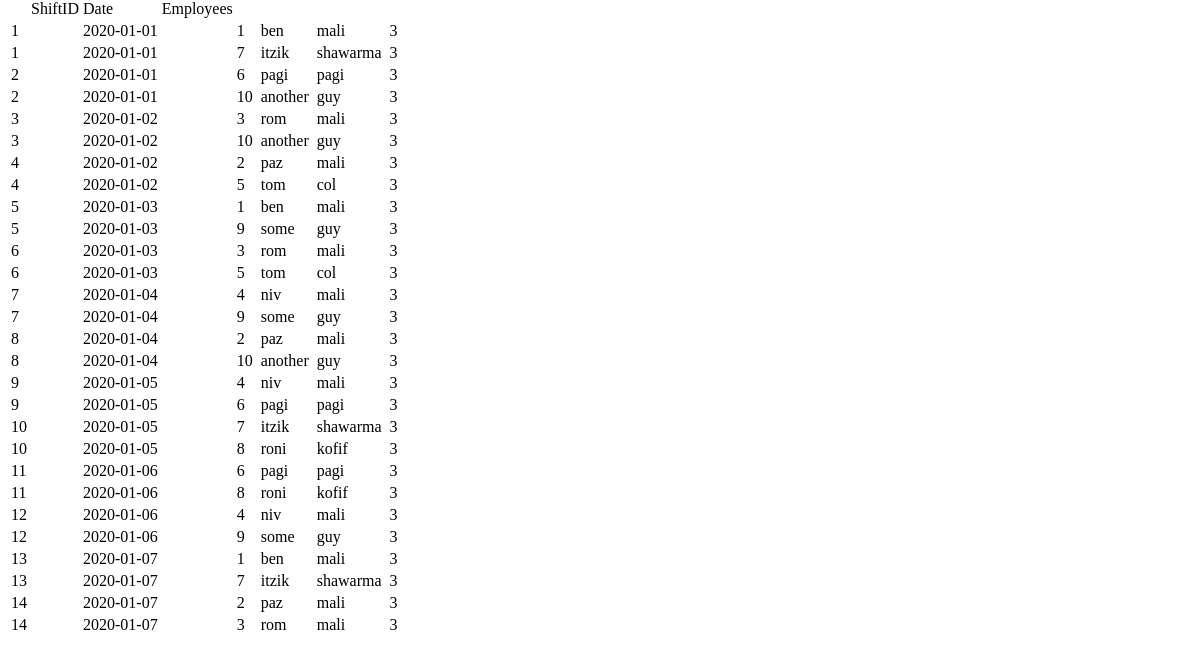
The page /restore_shifts (lower part) on the database as committed earlier.
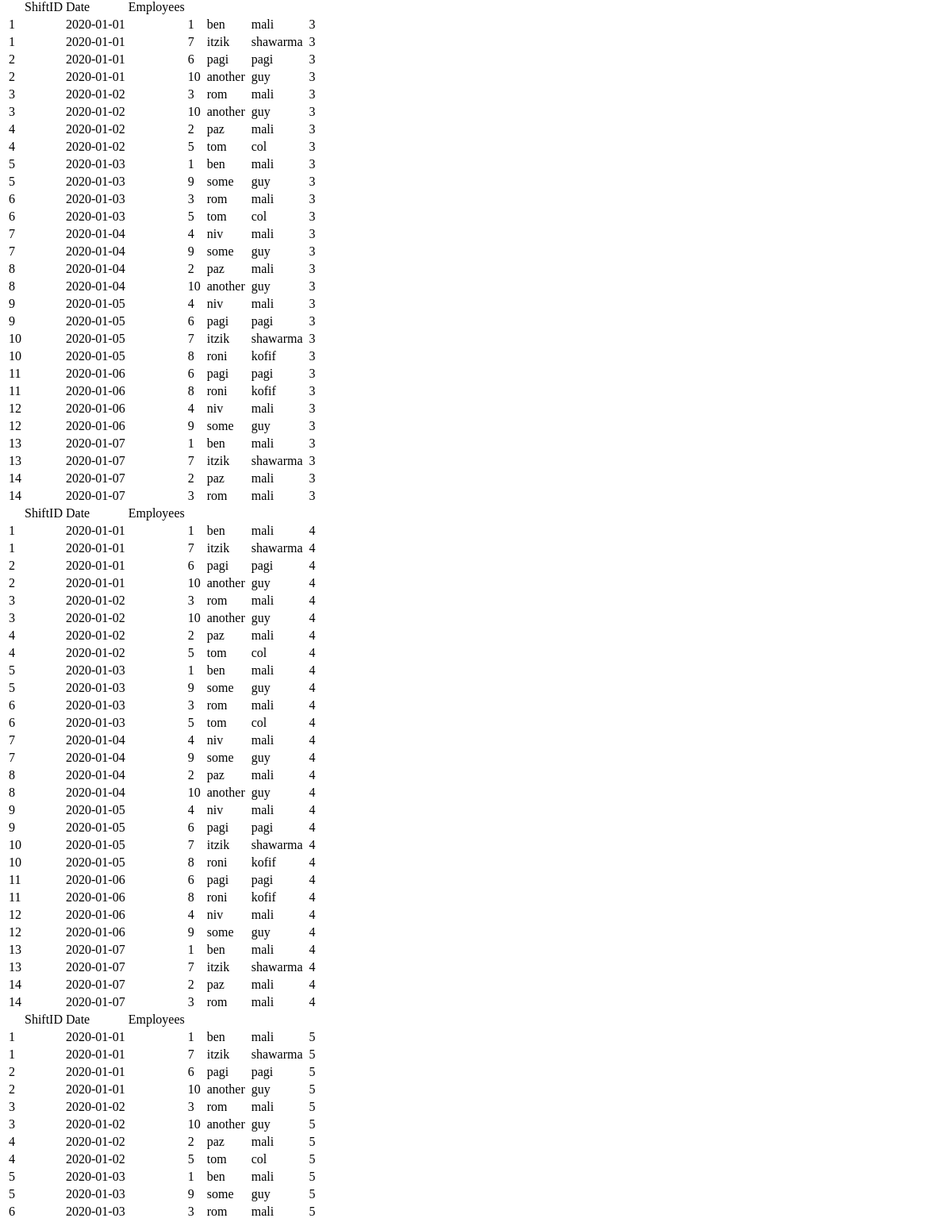
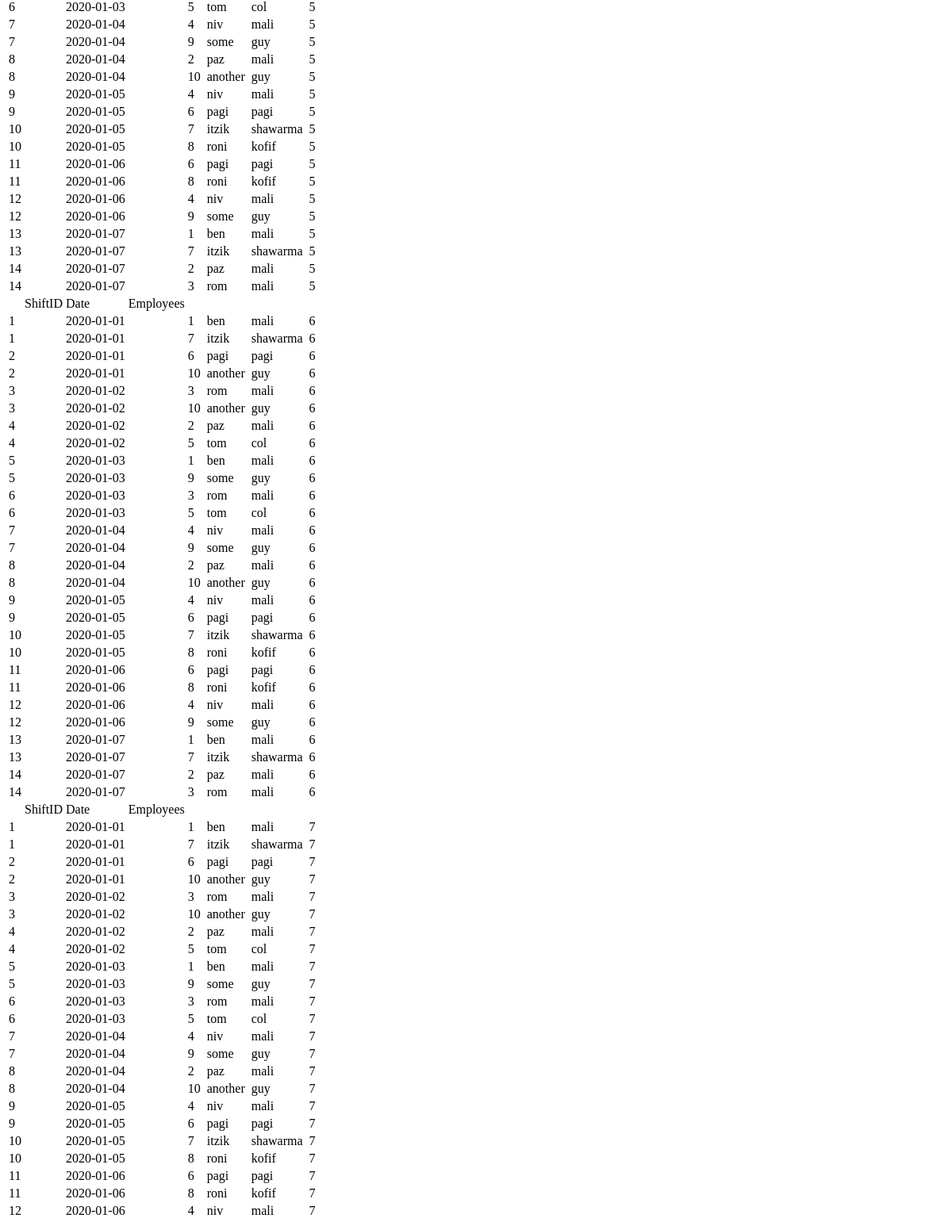
The same page on the database as committed later (2 pictures, top to bottom).
### tables this page shows
CREATE TABLE Employees_in_Shift
                            (
                              shift_id INT NOT NULL,
                              employee_id INT NOT NULL,
                              solution INT NOT NULL,
                              PRIMARY KEY (employee_id, shift_id,solution)
                            );

CREATE TABLE Shift
                            (
                              org_id INT NOT NULL,  
                              shift_id INT NOT NULL,
                              start_time DATE NOT NULL,
                              date DATE NOT NULL,
                              num_bartenders INT NOT NULL,
                              num_waitresses INT NOT NULL,
                              tip DOUBLE,
                              PRIMARY KEY (org_id,shift_id)
                            );

CREATE TABLE Employee
                            (
                              employee_id INT NOT NULL,
                              first_name VARCHAR(50) NOT NULL,
                              last_name VARCHAR(50) NOT NULL,
                              PRIMARY KEY (employee_id)
                            );

### backend/restore_shifts.py (the view)
@restore_shiftsBP.route("/restore_shifts", methods=["GET"])
def restore_shifts():
    if request.method == "GET":
        org_id=1
        start_date= "2020-01-01"
        end_date = "2020-01-07"
        data = db.restore_solutions_by_date(org_id,start_date,end_date)
        solutions = []
        sol = []
        current_sol = 1
        for i in range(len(data)):
            if data[i][5] == current_sol:
                sol.append(data[i])
            else:
                solutions.append(sol)
                sol = []
                sol.append(data[i])
                current_sol += 1
        solutions.append(sol)
        params = {"solutions":solutions}
        return render_template("restore_shifts.html",params=params)

### DB.py (called while the page is built)
    def check_for_db(self):
        path = str(Path(os.getcwd()).parent)
        if not os.path.isfile(path+"/"+self.name):
            return os.path.isfile(self.name)
        return True

### templates/restore_shifts.html (shortened to what this page needs)
<!DOCTYPE html>
<html lang="en">
<head>
</head>
<body>
<br>
<table class="courses_table">
            {% if params != {} %}
                {% for solution in params["solutions"] %}
                    <thead>
                        <tr>
                            <td></td>
                            <td>ShiftID</td>
                            <td>Date</td>
                            <td>Employees</td>
                        </tr>
                    </thead>
                    {% for i in range(solution|length) %}
                            <tr>
                                {% for j in range(6) %}
                                    <td>{{solution[i][j]}}</td>
                                <td>  </td>
                                {% endfor %}
                            </tr>
                    {% endfor %}
                {% endfor %}
            {% endif %}
    </table>
</body>
</html>

Rows that differ between the two databases and show on the page:
added Employees_in_Shift: shift_id "1" "2020-01-01" "1" "ben" "mali" "4" "1" "2020-01-01" "7" "itzik" "shawarma" "4" "2" "2020-01-01" "6" "pagi" "pagi" "4" "2" "2020-01-01" "10" "another" "guy" "4" "3" "2020-01-02" "3" "rom" "mali" "4" "3" "2020-01-02" "10" "another" "guy" "4" "4" "2020-01-02" "2" "paz" "mali" "4" "4" "2020-01-02" "5" "tom" "col" "4" "5" "2020-01-03" "1" "ben" "mali" "4" "5" "2020-01-03" "9" "some" "guy" "4" "6" "2020-01-03" "3" "rom" "mali" "4" "6" "2020-01-03" "5" "tom" "col" "4" "7" "2020-01-04" "4" "niv" "mali" "4" "7" "2020-01-04" "9" "some" "guy" "4" "8" "2020-01-04" "2" "paz" "mali" "4" "8" "2020-01-04" "10" "another" "guy" "4" "9" "2020-01-05" "4" "niv" "mali" "4" "9" "2020-01-05" "6" "pagi" "pagi" "4" "10" "2020-01-05" "7" "itzik" "shawarma" "4" "10" "2020-01-05" "8" "roni" "kofif" "4" "11" "2020-01-06" "6" "pagi" "pagi" "4" "11" "2020-01-06" "8" "roni" "kofif" "4" "12" "2020-01-06" "4" "niv" "mali" "4" "12" "2020-01-06" "9" "some" "guy" "4" "13" "2020-01-07" "1" "ben" "mali" "4" "13" "2020-01-07" "7" "itzik" "shawarma" "4" "14" "2020-01-07" "2" "paz" "mali" "4" "14" "2020-01-07" "3" "rom" "mali" "4"
added Employees_in_Shift: shift_id "1" "2020-01-01" "1" "ben" "mali" "5" "1" "2020-01-01" "7" "itzik" "shawarma" "5" "2" "2020-01-01" "6" "pagi" "pagi" "5" "2" "2020-01-01" "10" "another" "guy" "5" "3" "2020-01-02" "3" "rom" "mali" "5" "3" "2020-01-02" "10" "another" "guy" "5" "4" "2020-01-02" "2" "paz" "mali" "5" "4" "2020-01-02" "5" "tom" "col" "5" "5" "2020-01-03" "1" "ben" "mali" "5" "5" "2020-01-03" "9" "some" "guy" "5" "6" "2020-01-03" "3" "rom" "mali" "5" "6" "2020-01-03" "5" "tom" "col" "5" "7" "2020-01-04" "4" "niv" "mali" "5" "7" "2020-01-04" "9" "some" "guy" "5" "8" "2020-01-04" "2" "paz" "mali" "5" "8" "2020-01-04" "10" "another" "guy" "5" "9" "2020-01-05" "4" "niv" "mali" "5" "9" "2020-01-05" "6" "pagi" "pagi" "5" "10" "2020-01-05" "7" "itzik" "shawarma" "5" "10" "2020-01-05" "8" "roni" "kofif" "5" "11" "2020-01-06" "6" "pagi" "pagi" "5" "11" "2020-01-06" "8" "roni" "kofif" "5" "12" "2020-01-06" "4" "niv" "mali" "5" "12" "2020-01-06" "9" "some" "guy" "5" "13" "2020-01-07" "1" "ben" "mali" "5" "13" "2020-01-07" "7" "itzik" "shawarma" "5" "14" "2020-01-07" "2" "paz" "mali" "5" "14" "2020-01-07" "3" "rom" "mali" "5"
added Employees_in_Shift: shift_id "1" "2020-01-01" "1" "ben" "mali" "6" "1" "2020-01-01" "7" "itzik" "shawarma" "6" "2" "2020-01-01" "6" "pagi" "pagi" "6" "2" "2020-01-01" "10" "another" "guy" "6" "3" "2020-01-02" "3" "rom" "mali" "6" "3" "2020-01-02" "10" "another" "guy" "6" "4" "2020-01-02" "2" "paz" "mali" "6" "4" "2020-01-02" "5" "tom" "col" "6" "5" "2020-01-03" "1" "ben" "mali" "6" "5" "2020-01-03" "9" "some" "guy" "6" "6" "2020-01-03" "3" "rom" "mali" "6" "6" "2020-01-03" "5" "tom" "col" "6" "7" "2020-01-04" "4" "niv" "mali" "6" "7" "2020-01-04" "9" "some" "guy" "6" "8" "2020-01-04" "2" "paz" "mali" "6" "8" "2020-01-04" "10" "another" "guy" "6" "9" "2020-01-05" "4" "niv" "mali" "6" "9" "2020-01-05" "6" "pagi" "pagi" "6" "10" "2020-01-05" "7" "itzik" "shawarma" "6" "10" "2020-01-05" "8" "roni" "kofif" "6" "11" "2020-01-06" "6" "pagi" "pagi" "6" "11" "2020-01-06" "8" "roni" "kofif" "6" "12" "2020-01-06" "4" "niv" "mali" "6" "12" "2020-01-06" "9" "some" "guy" "6" "13" "2020-01-07" "1" "ben" "mali" "6" "13" "2020-01-07" "7" "itzik" "shawarma" "6" "14" "2020-01-07" "2" "paz" "mali" "6" "14" "2020-01-07" "3" "rom" "mali" "6"
added Employees_in_Shift: shift_id "1" "2020-01-01" "1" "ben" "mali" "7" "1" "2020-01-01" "7" "itzik" "shawarma" "7" "2" "2020-01-01" "6" "pagi" "pagi" "7" "2" "2020-01-01" "10" "another" "guy" "7" "3" "2020-01-02" "3" "rom" "mali" "7" "3" "2020-01-02" "10" "another" "guy" "7" "4" "2020-01-02" "2" "paz" "mali" "7" "4" "2020-01-02" "5" "tom" "col" "7" "5" "2020-01-03" "1" "ben" "mali" "7" "5" "2020-01-03" "9" "some" "guy" "7" "6" "2020-01-03" "3" "rom" "mali" "7" "6" "2020-01-03" "5" "tom" "col" "7" "7" "2020-01-04" "4" "niv" "mali" "7" "7" "2020-01-04" "9" "some" "guy" "7" "8" "2020-01-04" "2" "paz" "mali" "7" "8" "2020-01-04" "10" "another" "guy" "7" "9" "2020-01-05" "4" "niv" "mali" "7" "9" "2020-01-05" "6" "pagi" "pagi" "7" "10" "2020-01-05" "7" "itzik" "shawarma" "7" "10" "2020-01-05" "8" "roni" "kofif" "7" "11" "2020-01-06" "6" "pagi" "pagi" "7" "11"
